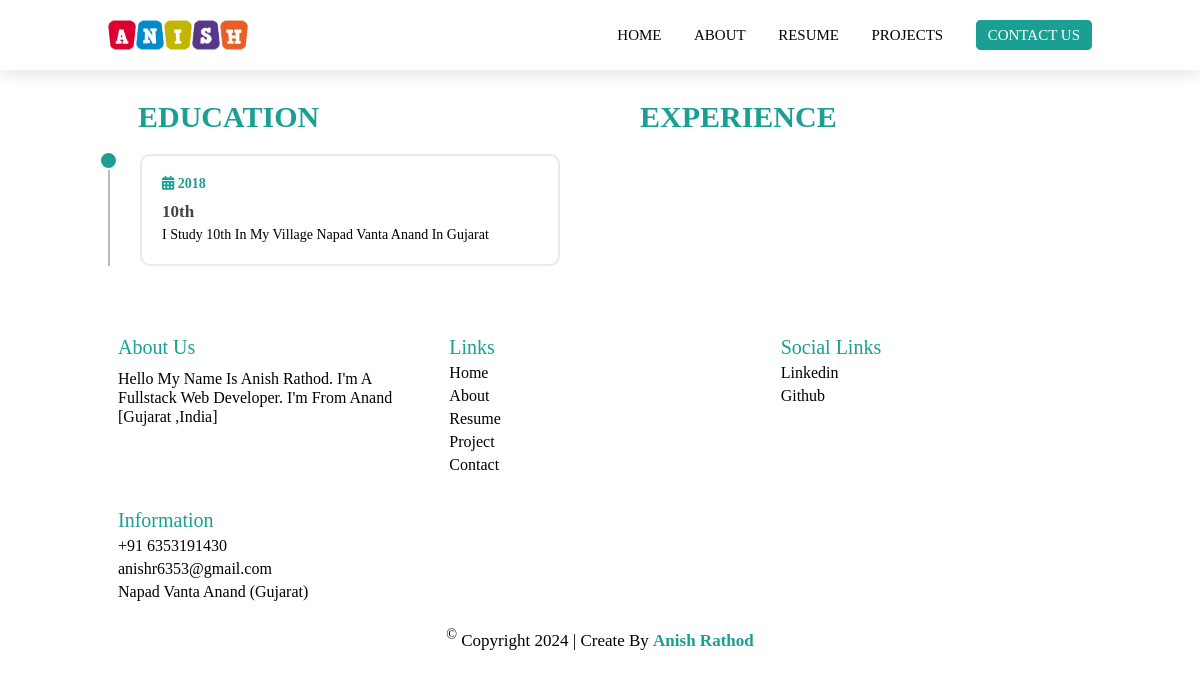
Screenshot of /resume.php with the database file from the repository.
### tables this page shows
CREATE TABLE `setting` (
  `set_id` int(11) NOT NULL,
  `name` varchar(250) NOT NULL,
  `professional` varchar(100) NOT NULL,
  `phone` varchar(15) NOT NULL,
  `email` varchar(100) NOT NULL,
  `city` varchar(100) NOT NULL,
  `map` varchar(255) NOT NULL,
  `about_img` varchar(255) NOT NULL,
  `logo` varchar(255) NOT NULL,
  `footer` varchar(255) NOT NULL,
  `description` varchar(255) NOT NULL
);

CREATE TABLE `education` (
  `edu_id` int(11) NOT NULL,
  `class` varchar(100) NOT NULL,
  `year` varchar(100) NOT NULL,
  `institute` varchar(255) NOT NULL,
  `description` varchar(255) NOT NULL
);

### admin/conn.php (called while the page is built, shortened)
<?php
$rootName = 'http://localhost/MYSite';

### resume.php (the view, shortened to what this page needs)
<?php
include './header.php';
?>
<section class="resume">
    <div class="container">
        <div class="row">
            <div class="col">
                <header class="title">
                    <h2>EDUCATION</h2>
                </header>
                <div class="content">
                    <?php
                    $select_edu = "SELECT * FROM education ORDER BY edu_id DESC";
                    $query_edu = mysqli_query($conn, $select_edu);
                    if (mysqli_num_rows($query_edu) > 0) {
                        while ($edu = mysqli_fetch_assoc($query_edu)) {
                    ?>
                            <div class="box">
                                <h4><span class="fas fa-calendar-alt"></span> <?php echo $edu['year'] ?></h4>
                                <h3><?php echo $edu['class'] ?></h3>
                                <p><?php echo $edu['description'] ?></p>
                            </div>
                    <?php
                        }
                    } ?>
                </div>
            </div>
            <div class="col">
                <header class="title">
                    <h2>EXPERIENCE</h2>
                </header>
            </div>
        </div>
    </div>
</section>
<?php
include './footer.php';
?>

### header.php (shortened to what this page needs)
<?php
include './admin/conn.php';
?>
<!DOCTYPE html>
<html lang="en">
<head>
    <link rel="stylesheet" href="./css/style.css">
    <link rel="stylesheet" href="./css/all.css">
</head>
<body>
    <?php
    $select_setting = "SELECT * FROM setting ";
    $query_setting = mysqli_query($conn, $select_setting);
    $data = mysqli_fetch_assoc($query_setting);
    ?>
    <header class="header">
        <a href="<?php echo $rootName ?>" class="logo">
            <img src="./admin/upload/<?php echo $data['logo']; ?>" alt="">
        </a>
        <div class="navbar">
            <a href="index.php" id="home">home</a>
            <a href="about.php" id="about">about</a>
            <a href="resume.php" id="resume">resume</a>
            <a href="project.php" id="project">projects</a>
            <a href="contact.php" class="contact" id="contact">contact us</a>
        </div>
    </header>

### footer.php (shortened to what this page needs)
<?php
include './admin/conn.php';
$select_setting = "SELECT * FROM setting ";
$query_setting = mysqli_query($conn, $select_setting);
$data = mysqli_fetch_assoc($query_setting);
?>
<footer class="footer">
    <div class="container">
        <div class="box">
            <h2 class="title">
                about us
            </h2>
            <p class="desc">
                <?php echo substr($data['description'], 0, 93) ?>
            </p>
        </div>
        <div class="box">
            <h2 class="title">
                links
            </h2>
            <a href="index.php">home</a>
            <a href="about.php">about</a>
            <a href="resume.php">resume</a>
            <a href="project.php">project</a>
            <a href="contact.php">contact</a>
        </div>
        <div class="box">
            <h2 class="title">
                social links
            </h2>
            <a href="https://www.linkedin.com/in/anishrathod123V" target="_blank">linkedin</a>
            <a href="https://github.com/anish-developer30" target="_blank">github</a>
        </div>
        <div class="box">
            <h2 class="title">
                information
            </h2>
            <h4>+91 <?php echo $data['phone'] ?>
            </h4>
            <h4 class="email"> <?php echo $data['email'] ?>
            </h4>
            <h4> <?php echo $data['city'] ?>
            </h4>
        </div>
    </div>
    <div class="copy">
        <p> <sup>&copy;</sup> Copyright 2024 | Create by <span><?php echo $data['footer'] ?></span></p>
    </div>
</footer>
</body>
</html>

### css/style.css (style rules this page uses)
* { margin: 0; padding: 0; box-sizing: border-box; border: none; outline: none; text-decoration: none; text-transform: capitalize; transition: all 0.2s linear; font-family: "Poppins"; }
html { font-size: 62.5%; }
:root { --white: #fff; --black: #000; --main: #19a093; --shadow: 0 0.5rem 1.5rem rgba(0, 0, 0, 0.1); }
section { padding: 2rem 9%; }
.header { width: 100%; position: fixed; top: 0; left: 0; right: 0; display: flex; justify-content: space-between; align-items: center; padding: 0 9%; box-shadow: var(--shadow); z-index: 99; background-color: var(--white); }
.header .logo { width: 14rem; height: 7rem; }
.header .logo img { width: 100%; height: 100%; }
.header .navbar a { color: var(--black); font-size: 1.5rem; cursor: pointer; text-transform: uppercase; font-weight: 500; margin-left: 3rem; }
.header .navbar a:last-child { color: var(--black); }
.header .navbar .contact { background-color: var(--main); padding: 0.5rem 1rem; color: #fff !important; border-radius: 0.5rem; border: 0.2rem solid var(--main); }
.footer { padding: 2rem 9%; }
.footer .container { display: grid; grid-template-columns: repeat(auto-fit, minmax(25rem, 1fr)); gap: 1rem; }
.footer .container .box { padding: 1rem; }
.footer .container .box .title { font-size: 2rem; color: var(--main); margin-bottom: 0.5rem; font-weight: 500; }
.footer .container .box .desc { font-size: 1.6rem; color: var(--black); padding: 0.5rem 0; font-weight: 500; }
.footer .container .box a { display: block; margin: 0.5rem 0; font-size: 1.6rem; color: var(--black); cursor: pointer; font-weight: 500; }
.footer .container .box h4 { font-size: 1.6rem; color: var(--black); font-weight: 500; margin: 0.5rem 0; }
.footer .container .box .email { text-transform: lowercase; }
.copy p { padding: 1rem 0; text-align: center; font-size: 1.7rem; color: var(--black); }
.copy p span { color: var(--main); font-weight: 600; }
.resume { width: 100%; height: auto; }
.resume .container { width: 100%; }
.resume .container { padding-right: calc(10%-3rem); }
.resume .container .row { padding-top: 8rem; display: grid; grid-template-columns: repeat(2, 1fr); grid-column-gap: 2rem; }
.resume .row .col header.title { color: var(--main); font-size: 2rem; padding: 0 0 2rem 3rem; }
.col .content { padding: 0 3rem; border-left: 0.2rem solid #bababa; }
.col .content .box { position: relative; padding: 2rem; border: 0.2rem solid #eaeaea; background-color: #fff; margin-bottom: 2rem; border-radius: 1rem; }
.col .content .box::before { position: absolute; content: ""; width: 1.5rem; height: 1.5rem; border-radius: 50%; background-color: var(--main); right: calc(100% + 2.4rem); top: -0.5rem; border: 0.2rem solid #fff; }
.box h4 { position: relative; color: var(--main); font-size: 1.4rem; }
.box h3 { font-size: 1.7rem; padding: 1rem 0 0.5rem; color: #444; }
.box p { line-height: 1.2; font-size: 1.4rem; color: var(--black); }
.contact { padding-top: 8rem; }
.email { text-transform: lowercase; }
.email::placeholder { text-transform: capitalize; }

### rows the page displays
setting: logo (picture), description "Hello My Name Is Anish Rathod. I'm A Fullstack Web Developer. I'm From Anand [Gujarat ,India]", phone "6353191430", email "anishr6353@gmail.com", city "Napad Vanta Anand (Gujarat)", footer "Anish Rathod"
education: year "2018", class "10th", description "I Study 10th In My Village Napad Vanta Anand In Gujarat"
